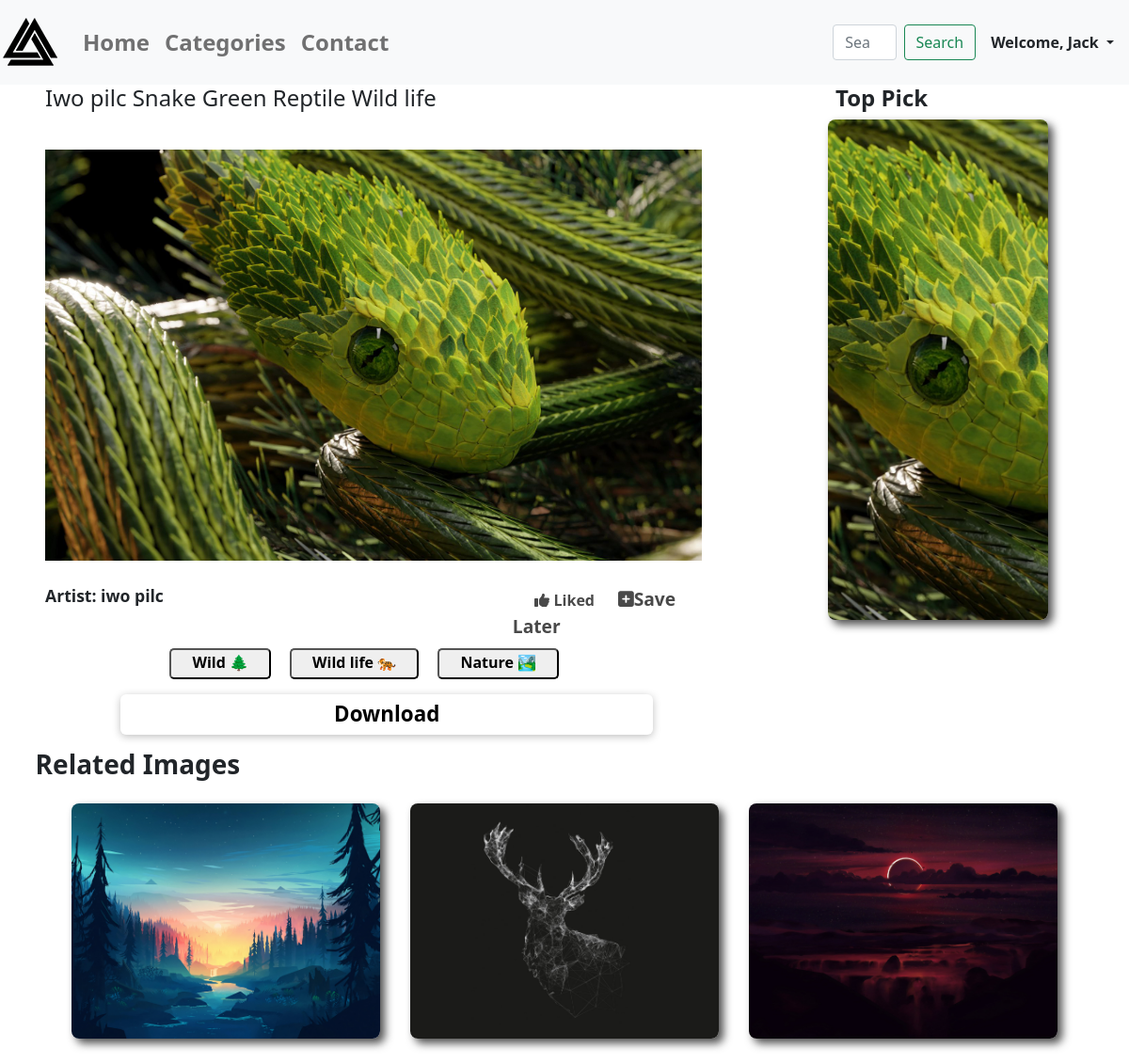
The app's page /wallpapers/snake-green-reptile (signed in) with its own data.
### wallpapers/models.py (models this page shows, shortened)
class Wallpapers(models.Model):
    category = models.ForeignKey(
        Category, on_delete=models.SET_NULL, null=True, blank=True)
    title = models.CharField(max_length=100)
    image = models.ImageField(upload_to="wallpapers", null=True)
    date = models.DateField(auto_now=True)
    slug = models.SlugField(unique=True, db_index=True)
    author = models.CharField(max_length=40)
    tags = models.ManyToManyField(Tag)
    favourites = models.ManyToManyField(
        User, related_name="favourite", default=None, blank=True)
    likes = models.ManyToManyField(User, default=None)
    def total_likes(self):
        return self.likes.count()
    class Meta:
        verbose_name_plural = "Wallpapers"

class Tag(models.Model):
    caption = models.CharField(max_length=20)

### wallpapers/views.py (the view)
# urls.py: path('wallpapers/<slug:slug>', views.wallpapers, name="detail"),
@login_required
def wallpapers(request, slug):
    fav = bool
    allWallpaper = Wallpapers.objects.all()
    swImg = allWallpaper.order_by("-date")[1:2]
    swImgLoop = Wallpapers.objects.all().order_by("-date")[2:5]
    wallpaper = allWallpaper.get(slug=slug)
    like = get_object_or_404(Wallpapers, slug=slug)
    total_likes = like.total_likes()
    liked = False
    if like.likes.filter(id=request.user.id).exists():
        liked = True
    if wallpaper.favourites.filter(id=request.user.id).exists():
        fav = True
    context = {
        'wallpaper': wallpaper,
        "swImg": swImg,
        "tags": wallpaper.tags.all(),
        "swImgLoop": swImgLoop,
        "fav": fav,
        "total_likes": total_likes,
        "liked": liked
    }
    return render(request, "wallpapers/wallpaper.html", context)

### wallpapers/templates/wallpapers/wallpaper.html (shortened to what this page needs)
{% extends 'base.html' %}
{% block content %}
<section>
    <div class="main-section-container">
      <div class="main-wall-content">
        <h4>{{wallpaper.title}}</h4>
        <img src="{{wallpaper.image.url}}">
        <div class="main-wall-line-content">
            <div class="main-wall-line1">
                <h6>Artist: {{wallpaper.author}}</h6>
            </div>
            <div class="main-wall-line2">
                <div class="like_btn">
                    {% if liked %}
                        <a href="{% url 'likelist_add' wallpaper.slug %}" class="like_btn"><i class="fas fa-thumbs-up"></i> Liked </a>
                    {% else %}
                        <a href="{% url 'likelist_add' wallpaper.slug %}"><span><i class="far fa-thumbs-up"></i>Like</span></a>
                    {% endif %}
                </div>
                {% if fav %}
                    <a href="{% url 'wishlist_add' wallpaper.slug %}"><span class="plus"><i class="fas fa-plus-square"></i>Remove</span></a>
                {% else %}
                    <a href="{% url 'wishlist_add' wallpaper.slug %}"><span class="plus"><i class="fas fa-plus-square"></i>Save Later</span></a>
                {% endif %}
            </div>
        </div>
            <div class="main-wall-tags">
                {% for tag in tags %}
                    <button><a href="{% url 'tags' %}?tag={{tag.caption}}">{{ tag.caption }}</a></button>
                {% endfor %}
            </div>
            <button class="bttn"><a href="{{wallpaper.image.url}}" class="bttn-link" download onclick="clicked()" >Download</a></button>
      </div>
        <div class="side-wall-content">
            <h4>Top Pick</h4>
            <div class="side-content">
                {% for swI in swImg %}
                    <a href="{% url "detail" swI.slug %}"><img src="{{swI.image.url}}"></a>
                {% endfor %}
            </div>
        </div>
    </div>
</section>
<section>
    <div class="sub-main-content">
        <h3>Related Images</h3>
        <div class="sub-content">
            {% for swI in swImgLoop %}
                <div class="content">
                <a href="{% url 'detail' swI.slug %}"><img src="{{swI.image.url}}"></a></div>
            {% endfor %}
        </div>
    </div>
</section>
{% endblock content %}

### wallpapers/templates/wallpapers/includes/header.html (shortened to what this page needs)
{% load static %}
<nav class="navbar navbar-expand-lg navbar-light bg-light">
    <a class="navbar-brand fw-bold"><img src="{% static 'logo.png' %}" width="64px" height="64px"></a>
  <div class="collapse navbar-collapse" id="navbarSupportedContent">
    <ul class="navbar-nav mr-auto">
    {% if request.user.is_authenticated %}
      <li class="nav-item active">
        <a class="nav-link fw-bold" style="font-size:24px" href="{% url 'home' %}">Home</a>
      </li>
      <li class="nav-item">
        <a class="nav-link fw-bold" style="font-size:24px" href="{% url 'start_page' %}">Categories </a>
      </li>
      <li class="nav-item">
        <a class="nav-link fw-bold" style="font-size:24px" href="mailto:omkartikare55@gmail.com">Contact </a>
      </li>
    {% endif %}
    </ul>
    {% if request.user.is_authenticated %}
    <form class="form-inline my-2 my-lg-0" style="margin-left:29rem; display:flex;" method='get' action='/search'>
      <input class="form-control mr-sm-2" name="search" id="search" type="search" placeholder="Search" aria-label="Search">
      <button class="btn btn-outline-success my-2 my-sm-0" style="margin-left:8px" type="submit">Search</button>
    </form>
      <ul class="navbar-nav me-auto mb-2 mb-lg-0">
          {% if request.user.is_authenticated %}
           <li class="nav-item dropdown mx-2">
              <a class="nav-link dropdown-toggle text-dark   fw-bold" href="#" id="profileDropdown" role="button" data-bs-toggle="dropdown" aria-expanded="false">
                Welcome, {{request.user.username | capfirst}}
              </a>
            </li>
            {% endif %}
          </ul>
    {% endif %}
  </div>
</nav>

### wallpapers/static/wallpapers/wallpaper.css (style rules this page uses)
.main-section-container { display: flex; }
.main-wall-content { max-width: 70%; width: 100%; margin: 0 1rem; padding-left: 2rem ; }
.main-wall-content img { width: 100%; object-fit: contain; max-width: 90%; height: 100%; max-height: 80%; margin-top: 0; }
.main-wall-line-content { display: flex; flex-direction: row; max-width: 90%; margin-bottom: 0.5rem; }
.main-wall-line1 { max-width: 70%; width: 100%; }
.main-wall-content h6 { font-weight: bold; font-size: 1.1rem; margin-top: -0.3rem; margin-bottom: 0.5rem; }
.main-wall-line2 { max-width: 30%; margin-top: -0.3rem; margin-left: 0.5rem; }
.main-wall-line2 a { color: #494949; text-decoration: none; margin-left: -5rem; margin: 0 auto; }
.like_btn a { position: absolute; right: 50%; font-weight: bold; margin-right: -2rem; margin-top: 0.2rem; }
.plus { margin-left: 7rem; font-size: 1.2rem; font-weight: bold; }
.main-wall-tags { max-width: 70%; margin: 0 auto; }
.main-wall-tags button { margin-left: 1rem; margin-bottom: 0.5rem; border-radius: 5px; padding-bottom: 4px; }
.main-wall-tags a { text-decoration: none; color: black; font-weight: 640; padding: 1rem; }
.bttn { width: 100%; max-width: 73%; margin-left: 5rem; margin-top: 0.5rem; padding: 0.3rem 0 ; background-color: transparent; border-radius: 6px; border: 0px solid black; box-shadow: 0 2px 8px rgba(0, 0, 0, 0.25); }
.bttn-link { text-decoration: none; color: black; font-weight: 700; font-size: 1.4rem; }
.side-wall-content { max-width: 30%; width: 100%; }
.side-wall-content h4 { margin-left: 3rem; font-weight: 700; }
.side-content { max-width: 65%; margin:0 auto; height: 100%; max-height: 85%; margin-left: 2.5rem; }
.side-content img { object-fit: cover; width: 100%; height: 100%; border-radius: 0.5rem; box-shadow: 5px 5px 10px rgba(0, 0, 0, 0.7); }
.sub-main-content { max-width: 90%; max-height: 50%; height: 20rem; width: 100%; margin: 3rem; margin:5rem auto; }
.sub-main-content h3 { font-weight: 700; margin-left: -1.4rem; }
.sub-content { display: flex; }
.content { margin:1rem; width: 550px; height: 250px; }
.sub-content img { object-fit: cover; width: 100%; height: 100%; border-radius: 0.5rem; box-shadow: 5px 5px 10px rgba(0, 0, 0, 0.7); }

### records on screen
Wallpapers: title "Iwo pilc Snake Green Reptile Wild life", image (picture), author "iwo pilc"
Tag: caption "Wild 🌲"
Tag: caption "Wild life 🐅"
Tag: caption "Nature 🏞"
Wallpapers: image (picture)
Wallpapers: image (picture)
Wallpapers: image (picture)

### other values on screen
{{ request.user.username | capfirst }} "Jack"
